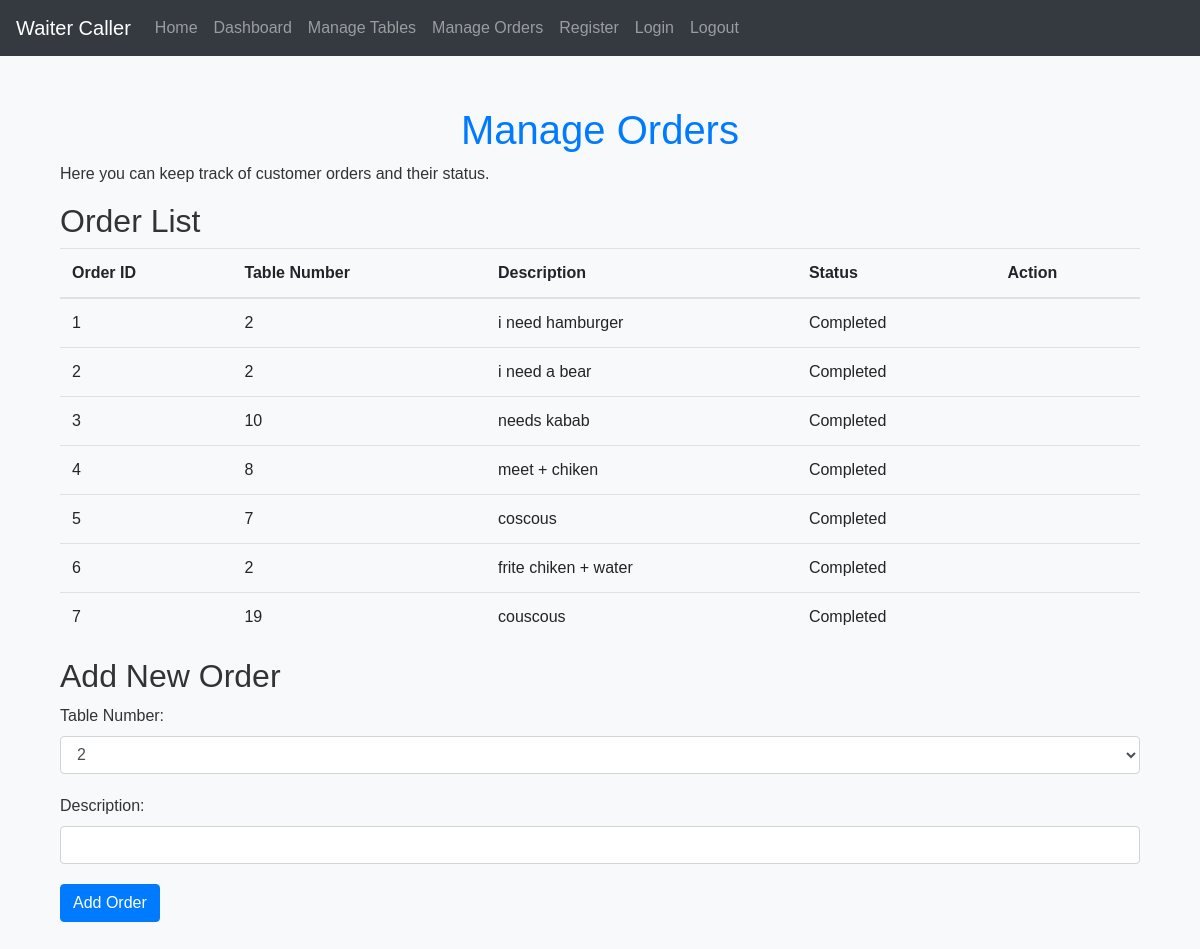
/manage_orders (signed in), run on an earlier commit of the app's database.
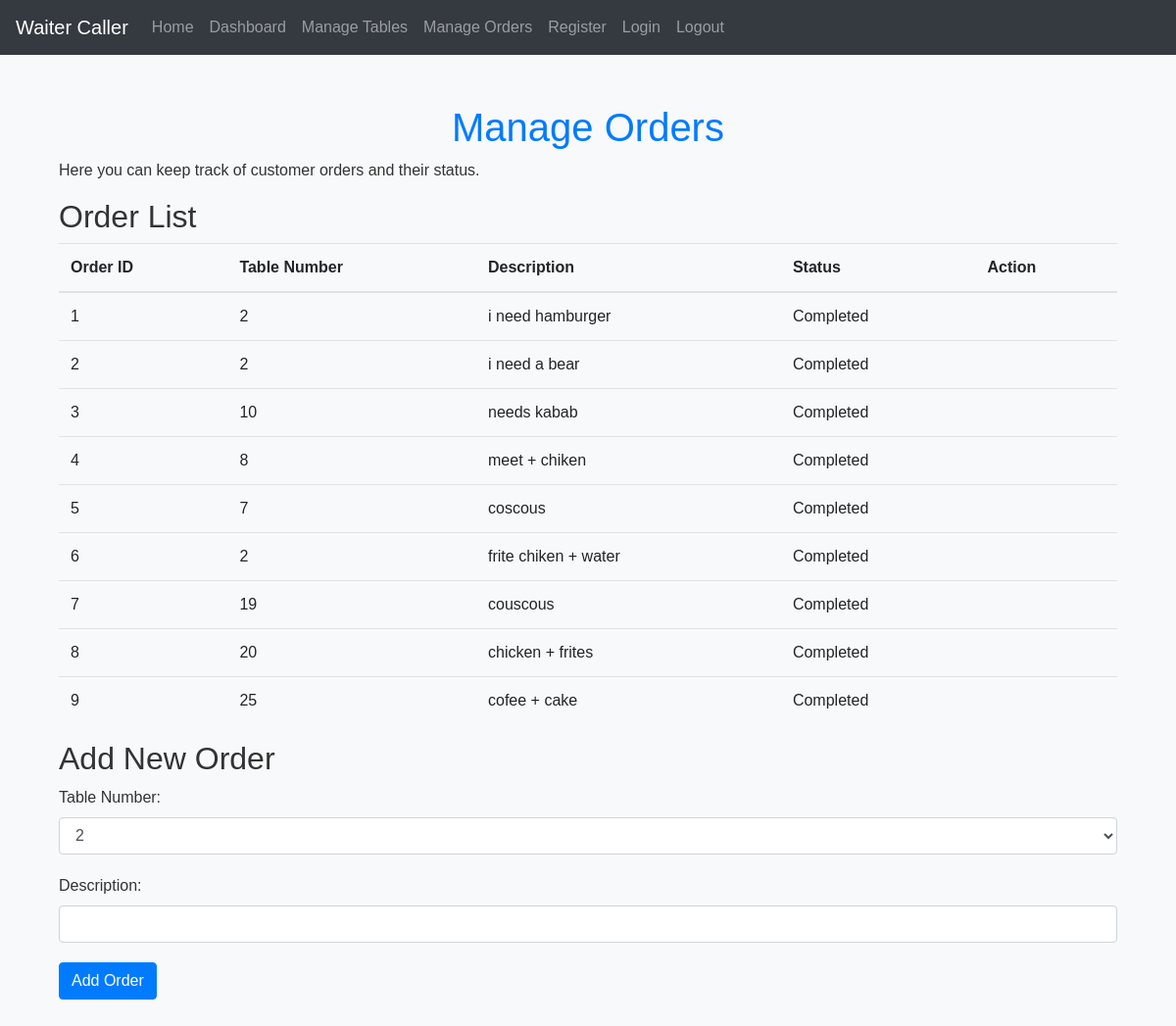
And on a later commit of the database.
### models.py (models this page shows)
class Order(db.Model):
    id = db.Column(db.Integer, primary_key=True)
    table_id = db.Column(db.Integer, db.ForeignKey('table.id'), nullable=False)
    description = db.Column(db.String(200), nullable=False)
    status = db.Column(db.String(20), nullable=False, default='Pending')
    table = db.relationship('Table', backref='orders')

class Table(db.Model):
    id = db.Column(db.Integer, primary_key=True)
    number = db.Column(db.Integer, unique=True, nullable=False)
    status = db.Column(db.String(20), nullable=False)

### app.py (the view, shortened to what this page needs)
@app.route('/manage_orders', methods=['GET', 'POST'])
def manage_orders():
    if 'user_id' not in session:
        return redirect(url_for('login'))
    orders = Order.query.all()
    tables = Table.query.all()
    return render_template('manage_orders.html', orders=orders, tables=tables)

### templates/manage_orders.html (shortened to what this page needs)
{% extends 'base.html' %}
{% block content %}
<div class="container mt-5">
    <h1 class="text-center">Manage Orders</h1>
    <p>Here you can keep track of customer orders and their status.</p>
    <h2>Order List</h2>
    <table class="table">
        <thead>
            <tr>
                <th>Order ID</th>
                <th>Table Number</th>
                <th>Description</th>
                <th>Status</th>
                <th>Action</th>
            </tr>
        </thead>
        <tbody>
            {% for order in orders %}
            <tr>
                <td>{{ order.id }}</td>
                <td>{{ order.table.table_number }}</td>
                <td>{{ order.description }}</td>
                <td>{{ order.status }}</td>
                <td>
                </td>
            </tr>
            {% endfor %}
        </tbody>
    </table>
    <h2>Add New Order</h2>
    <form method="POST" action="{{ url_for('manage_orders') }}">
        <div class="form-group">
            <label for="table_id">Table Number:</label>
            <select class="form-control" id="table_id" name="table_id" required>
                {% for table in tables %}
                <option value="{{ table.id }}">{{ table.table_number }}</option>
                {% endfor %}
            </select>
        </div>
        <div class="form-group">
            <label for="description">Description:</label>
            <input type="text" class="form-control" id="description" name="description" required>
        </div>
        <button type="submit" class="btn btn-primary">Add Order</button>
    </form>
</div>
{% endblock %}

### templates/base.html (shortened to what this page needs)
<!DOCTYPE html>
<html lang="en">
<head>
    <link rel="stylesheet" href="https://stackpath.bootstrapcdn.com/bootstrap/4.5.2/css/bootstrap.min.css">
    <link rel="stylesheet" href="{{ url_for('static', filename='styles.css') }}">
</head>
<body>
    <nav class="navbar navbar-expand-lg navbar-dark bg-dark ">
        <a class="navbar-brand" href="#">Waiter Caller</a>
        <div class="collapse navbar-collapse" id="navbarSupportedContent">
            <ul class="navbar-nav mr-auto">
                <li class="nav-item">
                    <a class="nav-link" href="{{ url_for('index') }}">Home</a>
                </li>
                <li class="nav-item">
                    <a class="nav-link" href="{{ url_for('dashboard') }}">Dashboard</a>
                </li>
                <li class="nav-item">
                    <a class="nav-link" href="{{ url_for('manage_tables') }}">Manage Tables</a>
                </li>
                <li class="nav-item">
                    <a class="nav-link" href="{{ url_for('manage_orders') }}">Manage Orders</a>
                </li>
                <li class="nav-item">
                    <a class="nav-link" href="{{ url_for('register') }}">Register</a>
                </li>
                <li class="nav-item">
                    <a class="nav-link" href="{{ url_for('login') }}">Login</a>
                </li>
                <li class="nav-item">
                    <a class="nav-link" href="{{ url_for('logout') }}">Logout</a>
                </li>
            </ul>
        </div>
    </nav>
    <div class="container">
        {% block content %}
        {% endblock %}
    </div>
</body>
</html>

### static/styles.css (style rules this page uses)
body { font-family: 'Arial', sans-serif; background-color: #f8f9fa; color: #333; }
h1 { color: #007bff; margin-top: 50px; }
.btn-primary { background-color: #007bff; border-color: #007bff; }
.container { margin-top: 50px; margin-bottom: 50px; }
.form-control { margin-bottom: 20px; }

What changed in the data, as far as the page shows it:
added Order: id "8", table.table_number "20", description "chicken + frites", status "Completed"
added Order: id "9", table.table_number "25", description "cofee + cake", status "Completed"
